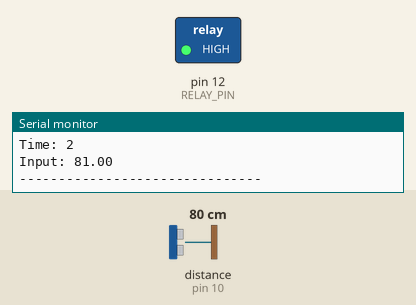
A sketch run on a simulated Arduino Uno, built with avr-gcc and run on an emulated ATmega328P. Parts: switched loads named in the sketch (green lamp = pin HIGH), the last lines printed to the serial monitor. Dashed ring = blinking. The inputs (shaded band) are chosen by the test bench; at power-on: distance to the obstacle (sensor on pin 10) 80 cm. The echo pulse lasts 58.3 µs per cm.

Above: at 2.8 s.
2.9 s: distance to the obstacle (sensor on pin 10) set to 7 cm
4.4 s: distance to the obstacle (sensor on pin 10) set to 4 cm
At 5.8 s:
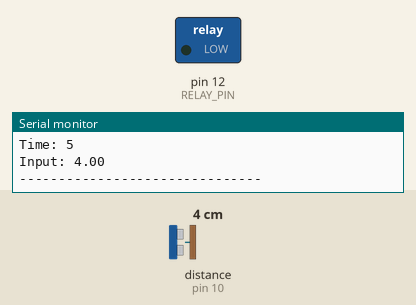
8.7 s: distance to the obstacle (sensor on pin 10) set to 9 cm
At 9.6 s:
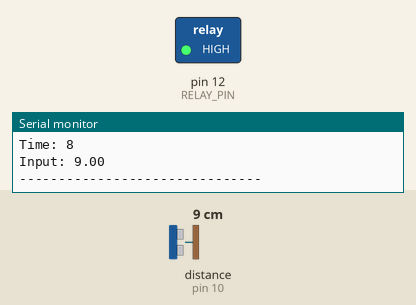
Timing chart, 0 to 11.7 s (numbered marks = the images above; inputs shaded):
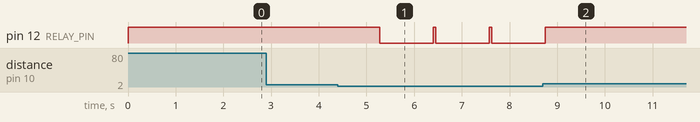

Measured:
- the behaviour switches between 6 and 5 cm on distance to the obstacle (sensor on pin 10) (found by bisection; images 0 and 1)
- after the input at 4.4 s, pin 12 (RELAY_PIN): alternates HIGH for 0.05 s and LOW for 1.1 s, starting after 0.88 s
- after the input at 8.7 s, pin 12 (RELAY_PIN): goes on until 8.7 s, then stays HIGH

The sketch:

water_level_controller_PID.ino
```cpp
#include <NewPing.h>
#include <PID_v1.h>
#define TRIGGER_PIN 9
#define ECHO_PIN 10
#define MAX_DISTANCE 200
#define RELAY_PIN 12
NewPing sonar(TRIGGER_PIN, ECHO_PIN, MAX_DISTANCE);
// PID variables
double setpoint = 8; // Tinggi air yang diinginkan dalam centimeter
double input, output;
double Kp = 1, Ki = 0.5, Kd = 2; // Nilai Kp, Ki, Kd yang dapat disesuaikan
PID myPID(&input, &output, &setpoint, Kp, Ki, Kd, DIRECT);
bool pumpActive = false; // Untuk memantau status pompa air
int tinggiWadah = 13; // Tinggi dasar wadah kosong dalam centimeter
unsigned long startTime = 0;

void setup() {
  pinMode(RELAY_PIN, OUTPUT);
  digitalWrite(RELAY_PIN, HIGH);
  Serial.begin(9600);
  myPID.SetMode(AUTOMATIC);
  startTime = millis();
}
void loop() {
  delay(1000);
  input = sonar.ping_cm(); // Baca tinggi air dari sensor ultrasonik
  int tinggiAir = tinggiWadah - input; // Menghitung tinggi aktual air dalam wadah
  myPID.Compute(); // Hitung output PID berdasarkan input
  unsigned long currentTime = millis(); // Dapatkan waktu sekarang
  unsigned long elapsedTime = (currentTime - startTime)/1000; //Hitung waktu yang telah berlalu
  if (output >= 0) {
    digitalWrite(RELAY_PIN, HIGH); // Aktifkan relay jika output dari PID positif dan pompa tidak aktif sebelumnya
    pumpActive = true;
    Serial.println("Water pump ON");
    Serial.print("Setpoint: ");
    Serial.println(setpoint);
    Serial.print("TinggiAir: ");
    Serial.println(tinggiAir);
    Serial.print("Output: ");
    Serial.println(output);
    Serial.print("Time: ");
    Serial.println(elapsedTime);
    Serial.print("Input: ");
    Serial.println(input);
    Serial.println("-------------------------------");
  }
  if (tinggiAir >= setpoint) {
    pumpActive = false;
    digitalWrite(RELAY_PIN, LOW);
    Serial.println("Water pump OFF");
    Serial.print("Setpoint: ");
    Serial.println(setpoint);
    Serial.print("TinggiAir: ");
    Serial.println(tinggiAir);
    Serial.print("Output: ");
    Serial.println(output);
    Serial.print("Time: ");
    Serial.println(elapsedTime);
    Serial.print("Input: ");
    Serial.println(input);
    Serial.println("-------------------------------");
  }
}
```
